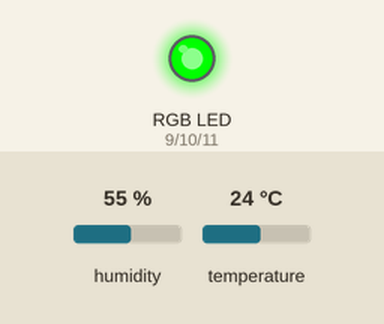
Recording of a sketch running on a simulated Arduino Uno, built with avr-gcc and run on an emulated ATmega328P. Shown: an RGB LED mixed from three pins (HIGH = lit). The inputs (shaded band) are chosen by the test bench; at power-on: temperature 24 °C, humidity 55 %. What the sketch prints to the serial monitor is not drawn.

Above: at 4.8 s.
4.9 s: temperature set to 26 °C
7.9 s: temperature set to 29 °C
At 9.6 s:
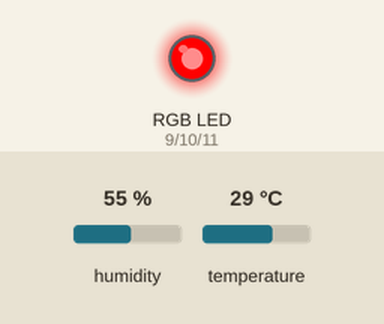
10.9 s: temperature set to 12 °C
At 12.9 s:
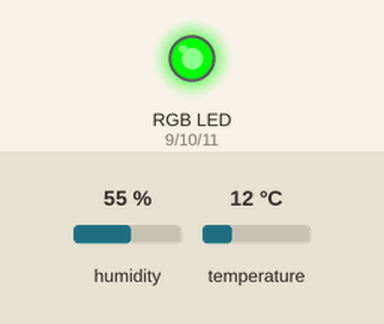
13.9 s: temperature set to 28 °C
At 15.8 s:
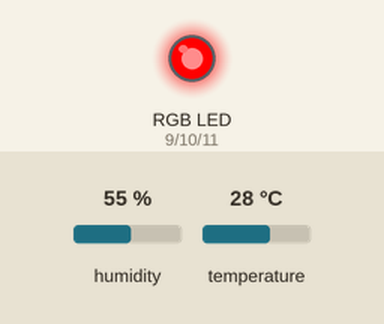
Timing chart, 0 to 17.3 s (numbered marks = the images above; inputs shaded):
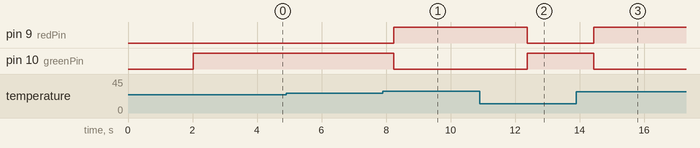

Measured:
- the behaviour switches between 27 and 28 °C on temperature (found by bisection; images 0 and 1)
- after the input at 4.9 s, every drawn part: stays the same
- after the input at 7.9 s, pin 9 (redPin): LOW → HIGH after 0.33 s; pin 10 (greenPin): HIGH → LOW after 0.33 s
- after the input at 10.9 s, pin 9 (redPin): HIGH → LOW after 1.5 s; pin 10 (greenPin): LOW → HIGH after 1.5 s
- after the input at 13.9 s, pin 9 (redPin): LOW → HIGH after 0.54 s; pin 10 (greenPin): HIGH → LOW after 0.54 s

The sketch:

RGB_LED_test.ino
```cpp
// [아두이노 온습도 센서 & RGB LED 통합 코드]
// 핀 설정: RGB LED (R:9, G:10, B:11) / 디지털 온습도 센서 (S: 2번 핀)

#include <DHT.h>

#define DHTPIN 2          // DHT11 온습도 센서 데이터 핀 (디지털 2번)
#define DHTTYPE DHT11     // 센서 종류

const int redPin = 9;     // RGB LED - 빨강 (D9)
const int greenPin = 10;  // RGB LED - 초록 (D10)
const int bluePin = 11;   // RGB LED - 파랑 (D11)

DHT dht(DHTPIN, DHTTYPE);

const float tempThreshold = 28.0; // 경고 기준 온도 (28도 이상 시 빨간 불)

void setup() {
  Serial.begin(9600);
  dht.begin();

  pinMode(redPin, OUTPUT);
  pinMode(greenPin, OUTPUT);
  pinMode(bluePin, OUTPUT);
}

void loop() {
  // 센서 안정화를 위해 2초 대기
  delay(2000);

  // 1. 아두이노 내부 가동 시간 계산 (시:분:초)
  unsigned long totalSeconds = millis() / 1000;
  unsigned long hours = totalSeconds / 3600;
  unsigned long minutes = (totalSeconds % 3600) / 60;
  unsigned long seconds = totalSeconds % 60;

  // 2. 온습도 값 읽기
  float humidity = dht.readHumidity();
  float temperature = dht.readTemperature();

  // 센서 읽기 오류 확인
  if (isnan(humidity) || isnan(temperature)) {
    Serial.println("DHT 센서에서 값을 읽어오지 못했습니다. 배선을 확인해주세요!");
    return;
  }

  // 3. 온도에 따른 RGB LED 제어 및 상태 문자열 설정
  String ledStatus = "";
  if (temperature >= tempThreshold) {
    setColor(255, 0, 0); // 28도 이상: 빨간색 (경고)
    ledStatus = "빨강 (경고/위험)";
  } else {
    setColor(0, 255, 0); // 28도 미만: 초록색 (안전)
    ledStatus = "초록 (안전/쾌적)";
  }

  // 4. 시리얼 모니터 출력 (실행 시간 + 온습도 + LED 상태)
  Serial.print("실행 시간 [ ");
  if (hours < 10) Serial.print("0");
  Serial.print(hours);
  Serial.print(":");
  if (minutes < 10) Serial.print("0");
  Serial.print(minutes);
  Serial.print(":");
  if (seconds < 10) Serial.print("0");
  Serial.print(seconds);
  Serial.print(" ]  |  ");

  Serial.print("온도: ");
  Serial.print(temperature);
  Serial.print(" °C  |  습도: ");
  Serial.print(humidity);
  Serial.print(" %  |  LED 상태: ");
  Serial.println(ledStatus);
}

// RGB 색상 제어 함수 (공통 캐소드 기준)
void setColor(int red, int green, int blue) {
  analogWrite(redPin, red);
  analogWrite(greenPin, green);
  analogWrite(bluePin, blue);
}
```
